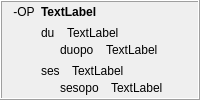
            <widget class="QFrame" name="frame_32">
             <property name="frameShape">
              <enum>QFrame::Box</enum>
             </property>
             <property name="frameShadow">
              <enum>QFrame::Raised</enum>
             </property>
             <layout class="QHBoxLayout" name="horizontalLayout_54">
              <property name="topMargin">
               <number>3</number>
              </property>
              <property name="bottomMargin">
               <number>3</number>
              </property>
              <item>
               <widget class="QLabel" name="label_307">
                <property name="sizePolicy">
                 <sizepolicy hsizetype="Maximum" vsizetype="Preferred">
                  <horstretch>0</horstretch>
                  <verstretch>0</verstretch>
                 </sizepolicy>
                </property>
                <property name="text">
                 <string>-OP</string>
                </property>
                <property name="alignment">
                 <set>Qt::AlignHCenter|Qt::AlignTop</set>
                </property>
                <property name="tipo" stdset="0">
                 <string>afikso</string>
                </property>
               </widget>
              </item>
              <item>
               <layout class="QVBoxLayout" name="verticalLayout_394">
                <item>
                 <widget class="QLabel" name="Lec09_Label702">
                  <property name="sizePolicy">
                   <sizepolicy hsizetype="Preferred" vsizetype="Maximum">
                    <horstretch>0</horstretch>
                    <verstretch>0</verstretch>
                   </sizepolicy>
                  </property>
                  <property name="styleSheet">
                   <string notr="true">font-weight: bold;</string>
                  </property>
                  <property name="text">
                   <string>TextLabel</string>
                  </property>
                  <property name="wordWrap">
                   <bool>true</bool>
                  </property>
                 </widget>
                </item>
                <item>
                 <layout class="QVBoxLayout" name="verticalLayout_46">
                  <item>
                   <layout class="QVBoxLayout" name="verticalLayout_395">
                    <property name="spacing">
                     <number>3</number>
                    </property>
                    <item>
                     <layout class="QHBoxLayout" name="horizontalLayout_642">
                      <property name="spacing">
                       <number>12</number>
                      </property>
                      <item>
                       <widget class="neklakebla_nova" name="Lec09_Button663">
                        <property name="text">
                         <string>du</string>
                        </property>
                        <property name="wordWrap">
                         <bool>true</bool>
                        </property>
                       </widget>
                      </item>
                      <item>
                       <widget class="QLabel" name="Lec09_Label703">
                        <property name="sizePolicy">
                         <sizepolicy hsizetype="Expanding" vsizetype="Preferred">
                          <horstretch>0</horstretch>
                          <verstretch>0</verstretch>
                         </sizepolicy>
                        </property>
                        <property name="text">
                         <string>TextLabel</string>
                        </property>
                        <property name="wordWrap">
                         <bool>true</bool>
                        </property>
                       </widget>
                      </item>
                     </layout>
                    </item>
                    <item>
                     <layout class="QHBoxLayout" name="horizontalLayout_643">
                      <property name="spacing">
                       <number>12</number>
                      </property>
                      <item>
                       <widget class="label_sago_reversa" name="label_403">
                        <property name="sizePolicy">
                         <sizepolicy hsizetype="Maximum" vsizetype="Preferred">
                          <horstretch>0</horstretch>
                          <verstretch>0</verstretch>
                         </sizepolicy>
                        </property>
                        <property name="text">
                         <string/>
                        </property>
                        <property name="pixmap">
                         <pixmap resource="ikonoj.qrc">:/ikonoj/sago_revena.png</pixmap>
                        </property>
                       </widget>
                      </item>
                      <item>
                       <widget class="neklakebla_nova" name="Lec09_Button664">
                        <property name="text">
                         <string>duopo</string>
                        </property>
                        <property name="wordWrap">
                         <bool>true</bool>
                        </property>
                       </widget>
                      </item>
                      <item>
                       <widget class="QLabel" name="Lec09_Label704">
                        <property name="sizePolicy">
                         <sizepolicy hsizetype="Expanding" vsizetype="Preferred">
                          <horstretch>0</horstretch>
                          <verstretch>0</verstretch>
                         </sizepolicy>
                        </property>
                        <property name="text">
                         <string>TextLabel</string>
                        </property>
                        <property name="wordWrap">
                         <bool>true</bool>
                        </property>
                       </widget>
                      </item>
                     </layout>
                    </item>
                   </layout>
                  </item>
                 </layout>
                </item>
                <item>
                 <layout class="QVBoxLayout" name="verticalLayout_396">
                  <property name="spacing">
                   <number>3</number>
                  </property>
                  <item>
                   <layout class="QHBoxLayout" name="horizontalLayout_644">
                    <property name="spacing">
                     <number>12</number>
                    </property>
                    <item>
                     <widget class="neklakebla_nova" name="Lec09_Button63">
                      <property name="text">
                       <string>ses</string>
                      </property>
                      <property name="wordWrap">
                       <bool>true</bool>
                      </property>
                     </widget>
                    </item>
                    <item>
                     <widget class="QLabel" name="Lec09_Label64">
                      <property name="sizePolicy">
                       <sizepolicy hsizetype="Expanding" vsizetype="Preferred">
                        <horstretch>0</horstretch>
                        <verstretch>0</verstretch>
                       </sizepolicy>
                      </property>
                      <property name="text">
                       <string>TextLabel</string>
                      </property>
                      <property name="wordWrap">
                       <bool>true</bool>
                      </property>
                     </widget>
                    </item>
                   </layout>
                  </item>
                  <item>
                   <layout class="QHBoxLayout" name="horizontalLayout_645">
                    <property name="spacing">
                     <number>12</number>
                    </property>
                    <item>
                     <widget class="label_sago_reversa" name="label_404">
                      <property name="sizePolicy">
                       <sizepolicy hsizetype="Maximum" vsizetype="Preferred">
                        <horstretch>0</horstretch>
                        <verstretch>0</verstretch>
                       </sizepolicy>
                      </property>
                      <property name="text">
                       <string/>
                      </property>
                      <property name="pixmap">
                       <pixmap resource="ikonoj.qrc">:/ikonoj/sago_revena.png</pixmap>
                      </property>
                     </widget>
                    </item>
                    <item>
                     <widget class="neklakebla_nova" name="Lec09_Button64">
                      <property name="text">
                       <string>sesopo</string>
                      </property>
                      <property name="wordWrap">
                       <bool>true</bool>
                      </property>
                     </widget>
                    </item>
                    <item>
                     <widget class="QLabel" name="Lec09_Label65">
                      <property name="sizePolicy">
                       <sizepolicy hsizetype="Expanding" vsizetype="Preferred">
                        <horstretch>0</horstretch>
                        <verstretch>0</verstretch>
                       </sizepolicy>
                      </property>
                      <property name="text">
                       <string>TextLabel</string>
                      </property>
                      <property name="wordWrap">
                       <bool>true</bool>
                      </property>
                     </widget>
                    </item>
                   </layout>
                  </item>
                 </layout>
                </item>
               </layout>
              </item>
             </layout>
            </widget>
